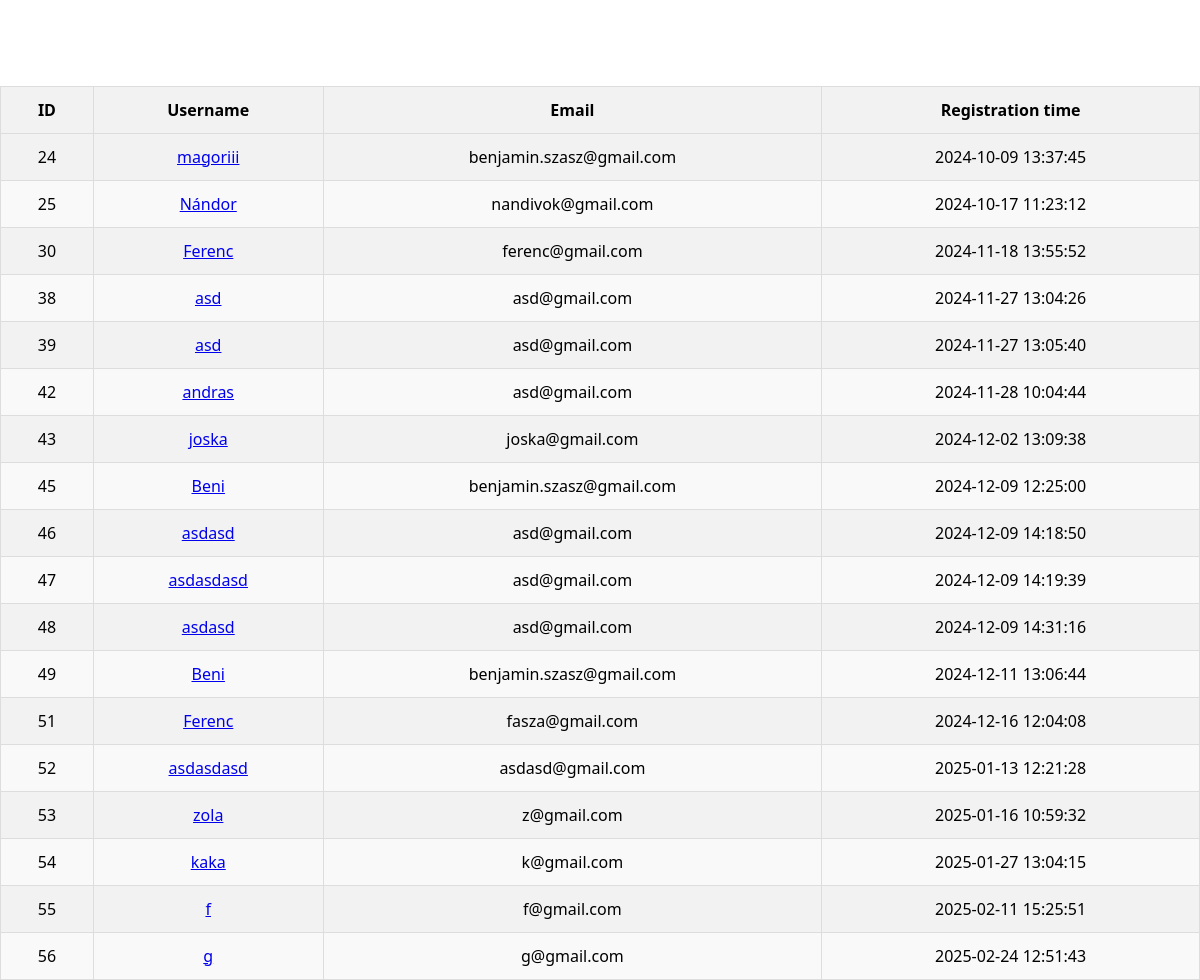
Before: /kezelopult/users.php with the older database file.
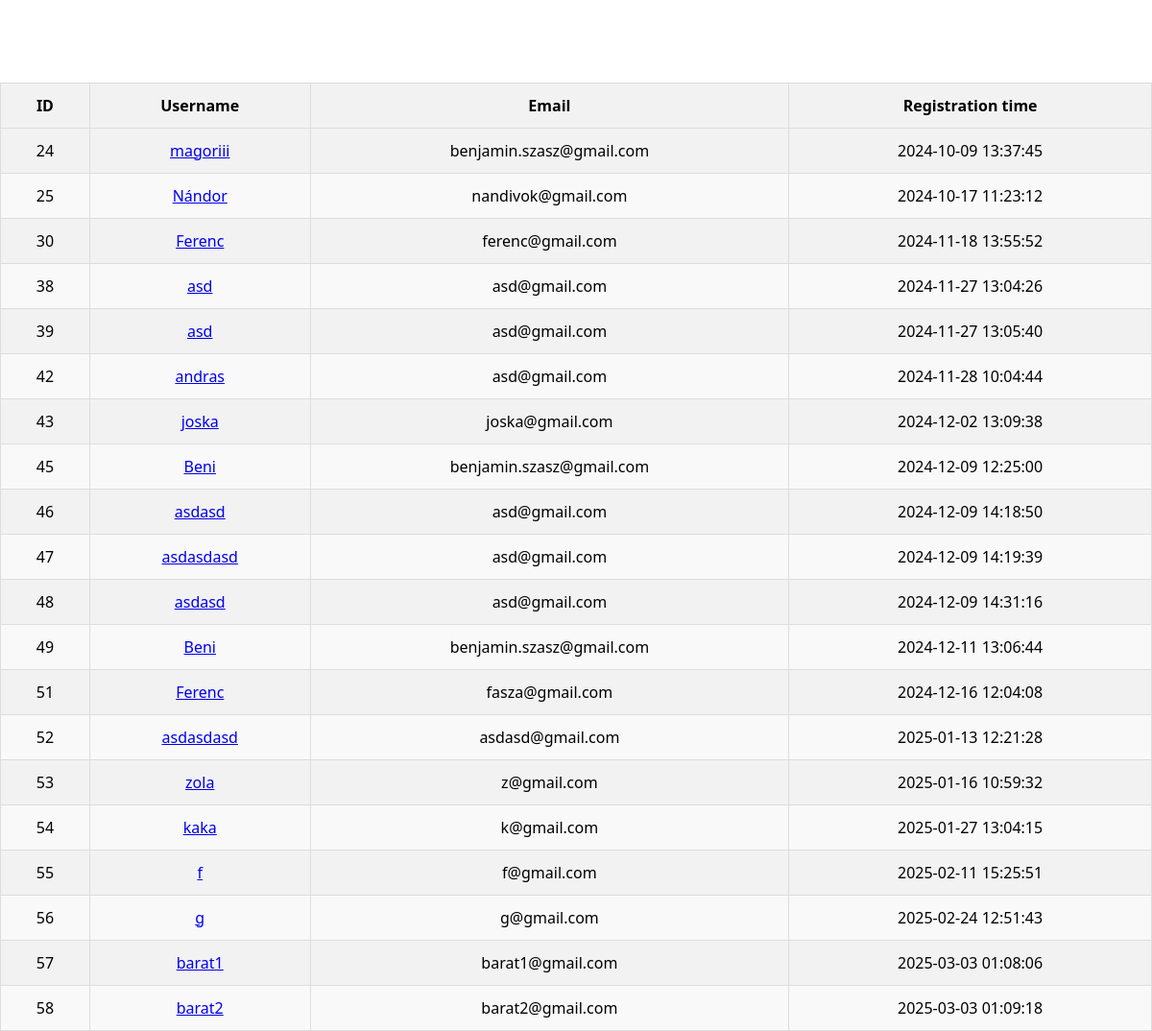
After: the same page with the newer database file.
### tables this page shows
CREATE TABLE `user` (
  `uid` int(250) NOT NULL,
  `uname` varchar(250) NOT NULL,
  `uemail` varchar(250) NOT NULL,
  `upass` varchar(250) NOT NULL,
  `utime` datetime NOT NULL,
  `uproffkepnev` varchar(50) NOT NULL,
  `uproffkeredetikepnev` varchar(255) NOT NULL,
  `uip` varchar(250) NOT NULL,
  `usession` varchar(8) NOT NULL,
  `ustat` varchar(250) NOT NULL,
  `ucomm` text NOT NULL,
  `ubirtd` date NOT NULL
);

### kezelopult/users.php (the view, shortened to what this page needs)
<?php
$adb = mysqli_connect( "localhost", "root", "", "szb_registration" );
$query = "SELECT * FROM user";
$result = mysqli_query($adb, $query);
?>
<!DOCTYPE html>
<html lang="hu">
<head>
    <link rel="stylesheet" href="vizsgaremek/vizsga.css">
</head>
<body>
    <h1>Felhasználók listája</h1>
    <table>
        <thead>
            <tr>
                <th>ID</th>
                <th>Username</th>
                <th>Email</th>
                <th>Registration time</th>
            </tr>
        </thead>
        <tbody>
            <?php
            while ($row = mysqli_fetch_assoc($result)) {
                echo "<tr>";
                echo "<td>" . htmlspecialchars($row['uid']) . "</td>";
                echo "<td><a href='adatlap_form1.php?uid=" . urlencode($row['uid']) . "'>" . htmlspecialchars($row['uname']) . "</a></td>";
                echo "<td>" . htmlspecialchars($row['uemail']) . "</td>";
                echo "<td>" . htmlspecialchars($row['utime']) . "</td>";
                echo "</tr>";
            }
            ?>
        </tbody>
    </table>
</body>
</html>

### vizsga.css (style rules this page uses)
body { background-image: url("kepek/hatter3.jpeg"); background-size:cover; font-family:'Segoe UI', Tahoma, Geneva, Verdana, sans-serif; margin : 0 ; }

### kezelopult/users.php (style rules this page uses)
body { background-image: url("../kepek/hatter3.jpeg"); }
h1 { color: white; }
table { background-color: #f2f2f2; width: 100%; border-collapse: collapse; margin-top: 20px; }
table, th, td { border: 1px solid #ddd; }
th, td { padding: 12px; text-align: center; }
th { background-color: #f2f2f2; font-weight: bold; }
tr:nth-child(even) { background-color: #f9f9f9; }
h1 { text-align: center ; }

Changed rows visible on the page:
added user: uid "57", uname "barat1", uemail "barat1@gmail.com", utime "2025-03-03 01:08:06"
added user: uid "58", uname "barat2", uemail "barat2@gmail.com", utime "2025-03-03 01:09:18"
